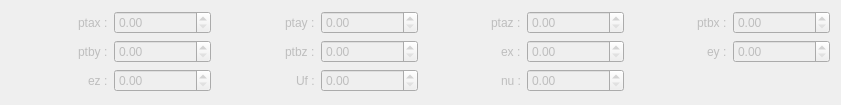
          <widget class="QWidget" name="ForceCismacroWidget" native="true">
           <property name="enabled">
            <bool>false</bool>
           </property>
           <property name="geometry">
            <rect>
             <x>190</x>
             <y>230</y>
             <width>841</width>
             <height>105</height>
            </rect>
           </property>
           <layout class="QGridLayout" name="gridLayout_6">
            <item row="0" column="0">
             <layout class="QHBoxLayout" name="horizontalLayout_108">
              <item alignment="Qt::AlignRight">
               <widget class="QLabel" name="label_94">
                <property name="text">
                 <string>ptax :</string>
                </property>
               </widget>
              </item>
              <item>
               <widget class="QDoubleSpinBox" name="ForceCismacroPtax"/>
              </item>
             </layout>
            </item>
            <item row="0" column="1">
             <layout class="QHBoxLayout" name="horizontalLayout_109">
              <item alignment="Qt::AlignRight">
               <widget class="QLabel" name="ForceCismacroCohab_2">
                <property name="text">
                 <string>ptay :</string>
                </property>
               </widget>
              </item>
              <item>
               <widget class="QDoubleSpinBox" name="ForceCismacroPtay"/>
              </item>
             </layout>
            </item>
            <item row="0" column="2">
             <layout class="QHBoxLayout" name="horizontalLayout_110">
              <item alignment="Qt::AlignRight">
               <widget class="QLabel" name="label_106">
                <property name="text">
                 <string>ptaz :</string>
                </property>
               </widget>
              </item>
              <item>
               <widget class="QDoubleSpinBox" name="ForceCismacroPtaz"/>
              </item>
             </layout>
            </item>
            <item row="0" column="3">
             <layout class="QHBoxLayout" name="horizontalLayout_111">
              <item alignment="Qt::AlignRight">
               <widget class="QLabel" name="label_107">
                <property name="text">
                 <string>ptbx :</string>
                </property>
               </widget>
              </item>
              <item>
               <widget class="QDoubleSpinBox" name="ForceCismacroPtbx"/>
              </item>
             </layout>
            </item>
            <item row="1" column="0">
             <layout class="QHBoxLayout" name="horizontalLayout_112">
              <item alignment="Qt::AlignRight">
               <widget class="QLabel" name="label_108">
                <property name="text">
                 <string>ptby :</string>
                </property>
               </widget>
              </item>
              <item>
               <widget class="QDoubleSpinBox" name="ForceCismacroPtby"/>
              </item>
             </layout>
            </item>
            <item row="1" column="1">
             <layout class="QHBoxLayout" name="horizontalLayout_113">
              <item alignment="Qt::AlignRight">
               <widget class="QLabel" name="label_109">
                <property name="text">
                 <string>ptbz :</string>
                </property>
               </widget>
              </item>
              <item>
               <widget class="QDoubleSpinBox" name="ForceCismacroPtbz"/>
              </item>
             </layout>
            </item>
            <item row="1" column="2">
             <layout class="QHBoxLayout" name="horizontalLayout_121">
              <item alignment="Qt::AlignRight">
               <widget class="QLabel" name="label_110">
                <property name="text">
                 <string>ex :</string>
                </property>
               </widget>
              </item>
              <item>
               <widget class="QDoubleSpinBox" name="ForceCismacroEx"/>
              </item>
             </layout>
            </item>
            <item row="1" column="3">
             <layout class="QHBoxLayout" name="horizontalLayout_122">
              <item alignment="Qt::AlignRight">
               <widget class="QLabel" name="label_111">
                <property name="text">
                 <string>ey :</string>
                </property>
               </widget>
              </item>
              <item>
               <widget class="QDoubleSpinBox" name="ForceCismacroEy"/>
              </item>
             </layout>
            </item>
            <item row="2" column="0">
             <layout class="QHBoxLayout" name="horizontalLayout_123">
              <item alignment="Qt::AlignRight">
               <widget class="QLabel" name="label_121">
                <property name="text">
                 <string>ez :</string>
                </property>
               </widget>
              </item>
              <item>
               <widget class="QDoubleSpinBox" name="ForceCismacroEz"/>
              </item>
             </layout>
            </item>
            <item row="2" column="1">
             <layout class="QHBoxLayout" name="horizontalLayout_124">
              <item alignment="Qt::AlignRight">
               <widget class="QLabel" name="label_122">
                <property name="text">
                 <string>Uf :</string>
                </property>
               </widget>
              </item>
              <item>
               <widget class="QDoubleSpinBox" name="ForceCismacroUf"/>
              </item>
             </layout>
            </item>
            <item row="2" column="2">
             <layout class="QHBoxLayout" name="horizontalLayout_125">
              <item alignment="Qt::AlignRight">
               <widget class="QLabel" name="label_123">
                <property name="text">
                 <string>nu :</string>
                </property>
               </widget>
              </item>
              <item>
               <widget class="QDoubleSpinBox" name="ForceCismacroNu"/>
              </item>
             </layout>
            </item>
           </layout>
          </widget>
